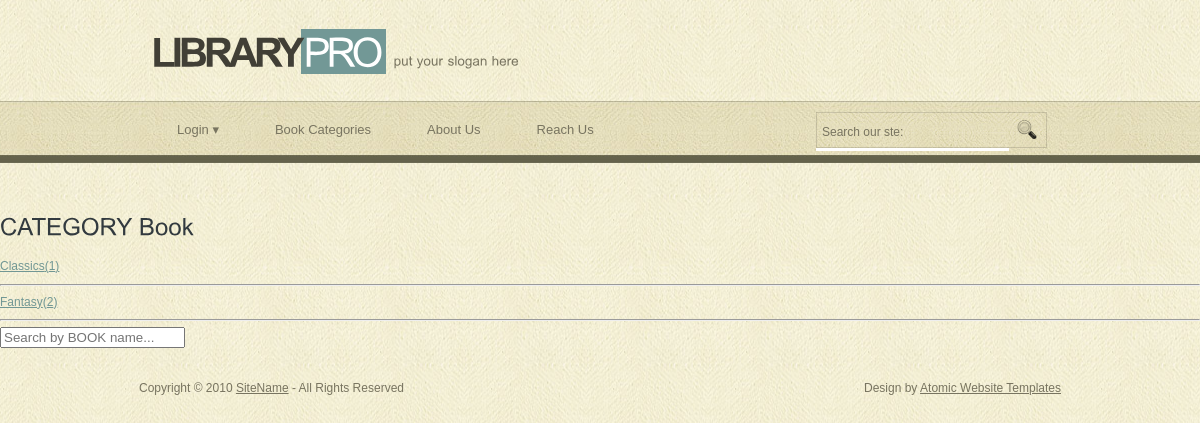
Screenshot of /listBookCategory.php with the database file from the repository.
### tables this page shows
CREATE TABLE `pages` (
  `Id` int(11) NOT NULL,
  `FriendlyName` varchar(222) NOT NULL,
  `PhysicalAddress` varchar(222) NOT NULL,
  `static` int(11) NOT NULL,
  `parentId` int(11) NOT NULL
);

CREATE TABLE `bookcategory` (
  `id` int(11) NOT NULL,
  `name` varchar(255) NOT NULL
);

### listBookCategory.php (the view, shortened to what this page needs)
<?php
include_once "header.php";
include_once "db.php";
?>
<h2>CATEGORY Book</h2>
<?php
$sqlstmtUserTypes = "SELECT * FROM bookcategory";
$resultDataSet = $conn->query($sqlstmtUserTypes);
$userId=0;
while ($row = $resultDataSet->fetch_assoc())
{
	$sql = "SELECT count(*) FROM books WHERE categoryId=" . $row["id"];
	$resultDataSet1 = $conn->query($sql);
	$row1 = mysqli_fetch_array($resultDataSet1);
	echo "<a href=listAllBooks.php?categoryId=" . $row["id"] . "&userId=". $userId .">"   . $row["name"] . "(". $row1[0] .")</a>  <hr>";
}
?>
<form>
  <input type="text" name="query" placeholder="Search by BOOK name..." onkeyup="searchbook(this.value)"> <br>
</form>
<?php
include_once "footer.php";
?>

### header.php (shortened to what this page needs)
<!DOCTYPE html PUBLIC "-//W3C//DTD XHTML 1.0 Transitional//EN" "http://www.w3.org/TR/xhtml1/DTD/xhtml1-transitional.dtd">
<html xmlns="http://www.w3.org/1999/xhtml">
<head>
<link href="style.css" rel="stylesheet" type="text/css" />
</head>
<body>
<div class="main">
  <div class="header">
    <div class="header_resize">
      <div class="logo">
        <h1><a href="index.html">Library<span>Pro</span></a> <small>put your slogan here</small></h1>
      </div>
      <div class="menu_nav">
            <?php
                include_once "db.php";
                function getSubmenusByUserType($parentId, $userTypeId, $conn) {
                    $sql = "SELECT pages.* FROM pages
                        INNER JOIN usertypepages ON pages.Id = usertypepages.pageid
                        WHERE pages.parentId = $parentId AND usertypepages.usertypeid = $userTypeId order by orderby";
                    $result = $conn->query($sql);
                    if ($result->num_rows > 0) {
                        if($parentId != 14){
                            echo '<ul class="dropdown">';
                        }
                        else{echo '<ul>';}
                        while ($row = $result->fetch_assoc()) {
                            if($row["PhysicalAddress"] == "showstaticcontent.php"){
                                ?>
                                <li><a href="<?php echo $row['PhysicalAddress']."?pageid=".$row["Id"];?>"><?php echo $row["FriendlyName"];?></a>
                                <?php
                                getSubmenusByUserType($row['Id'], $userTypeId, $conn);
                                echo '</li>';
                            }
                            else{
                                ?>
                                <li><a href="<?php echo $row['PhysicalAddress'];?>"><?php echo $row["FriendlyName"];?></a>
                                <?php
                                getSubmenusByUserType($row['Id'], $userTypeId, $conn);
                                echo '</li>';
                            }
                        }
                        echo '</ul>';
                    }
                }
                $userTypeId = 4;
                getSubmenusByUserType(14, $userTypeId, $conn);
            ?>
      </div>
      <div class="searchform">
        <form id="formsearch" name="formsearch" method="post" action="#">
          <span>
          <input name="editbox_search" class="editbox_search" id="editbox_search" maxlength="80" value="Search our ste:" type="text" />
          </span>
          <input name="button_search" src="images/search_btn.gif" class="button_search" type="image" />
        </form>
      </div>
    </div>
  </div>

### style.css (style rules this page uses)
body { margin:0; padding:0; width:100%; color:#787460; font:normal 12px/1.8em Arial, Helvetica, sans-serif; background:url(images/main_bg.jpg) repeat center center; }
html, .main { padding:0; margin:0; }
.main { background:no-repeat center top; }
.logo { padding:27px 0; float:left; width:auto; }
h1 { margin:0; padding:0 0 0 38px; color:#413f36; font:bold 40px/1.2em Arial, Helvetica, sans-serif; letter-spacing:-4px; text-transform:uppercase; }
h1 span { padding:0 6px 1px 3px; color:#595959; font-weight:normal; color:#fff; background-color:#729896; }
h1 a, h1 a:hover { color:#413f36; text-decoration:none; }
h1 small { font:normal 13px/1.2em Arial, Helvetica, sans-serif; color:#787460; letter-spacing:normal; text-transform:none; }
h2 { font:normal 24px/1.5em Arial, Helvetica, sans-serif; padding:8px 0; margin:8px 0; color:#323a3f; }
a { color:#719794; text-decoration:underline; }
.header, .content, .menu_nav, .fbg, .footer, form, ol, ol li, ul, .content .mainbar, .content .sidebar { margin:0; padding:0; }
.header { background:url(images/header_bg.jpg) repeat-x center 101px; height:200px; }
.header_resize { margin:0 auto; padding:0; width:974px; height:200px; background:repeat-x center top; }
.menu_nav { float:left; margin:0; padding:0 0 20px 40px; height:79px; background:repeat-x center top; }
.menu_nav ul { list-style:none; }
.menu_nav ul li { margin:0 8px 0 0; padding:0; float:left; }
.menu_nav ul li a { display:block; margin:0; padding:17px 24px; color:#787460; text-decoration:none; font-size:13px; }
.searchform { float:right; }
#formsearch { margin:0; height:36px; padding:4px 40px 0 0; }
#formsearch span { display:block; margin:6px 0; padding:0; float:left; background:#fff url(images/search.gif) no-repeat top left; }
#formsearch input.editbox_search { margin:0; padding:11px 6px 10px; float:left; width:181px; border:none; background:none; font:normal 12px/1.5em Arial, Helvetica, sans-serif; color:#787460; }
#formsearch input.button_search { margin:6px 0 0 0; padding:0; border:none; float:left; }

### rows the page displays
pages: FriendlyName "Login ▾"
pages: FriendlyName "Book Categories"
pages: FriendlyName "About Us"
pages: FriendlyName "Reach Us"
bookcategory: name "Classics", row1 "1"
bookcategory: name "Fantasy", row1 "2"
